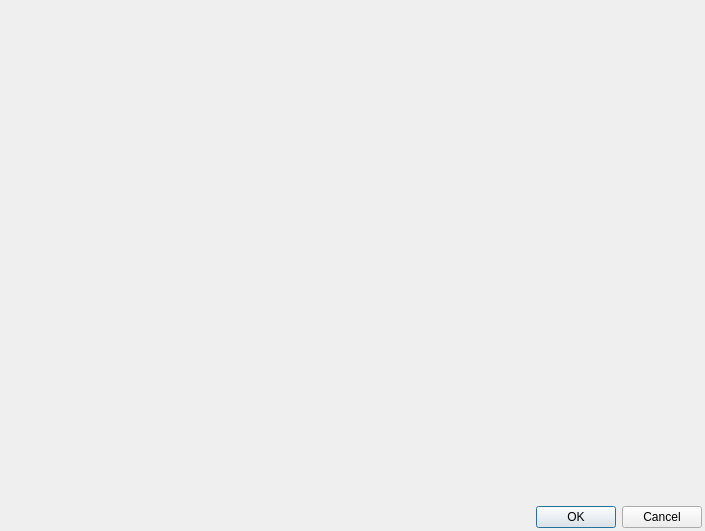
<?xml version="1.0" encoding="UTF-8"?>
<ui version="4.0">
 <class>DisplayPlotDialog</class>
 <widget class="QDialog" name="DisplayPlotDialog">
  <property name="geometry">
   <rect>
    <x>0</x>
    <y>0</y>
    <width>705</width>
    <height>507</height>
   </rect>
  </property>
  <property name="windowTitle">
   <string>Dialog</string>
  </property>
  <layout class="QVBoxLayout" name="verticalLayout">
   <property name="spacing">
    <number>3</number>
   </property>
   <property name="leftMargin">
    <number>3</number>
   </property>
   <property name="topMargin">
    <number>3</number>
   </property>
   <property name="rightMargin">
    <number>3</number>
   </property>
   <property name="bottomMargin">
    <number>3</number>
   </property>
   <item>
    <widget class="QWidget" name="widgetPlace" native="true">
     <property name="minimumSize">
      <size>
       <width>600</width>
       <height>500</height>
      </size>
     </property>
    </widget>
   </item>
   <item>
    <widget class="QDialogButtonBox" name="buttonBox">
     <property name="orientation">
      <enum>Qt::Horizontal</enum>
     </property>
     <property name="standardButtons">
      <set>QDialogButtonBox::Cancel|QDialogButtonBox::Ok</set>
     </property>
    </widget>
   </item>
  </layout>
 </widget>
 <resources/>
 <connections>
  <connection>
   <sender>buttonBox</sender>
   <signal>accepted()</signal>
   <receiver>DisplayPlotDialog</receiver>
   <slot>accept()</slot>
   <hints>
    <hint type="sourcelabel">
     <x>248</x>
     <y>254</y>
    </hint>
    <hint type="destinationlabel">
     <x>157</x>
     <y>274</y>
    </hint>
   </hints>
  </connection>
  <connection>
   <sender>buttonBox</sender>
   <signal>rejected()</signal>
   <receiver>DisplayPlotDialog</receiver>
   <slot>reject()</slot>
   <hints>
    <hint type="sourcelabel">
     <x>316</x>
     <y>260</y>
    </hint>
    <hint type="destinationlabel">
     <x>286</x>
     <y>274</y>
    </hint>
   </hints>
  </connection>
 </connections>
</ui>
